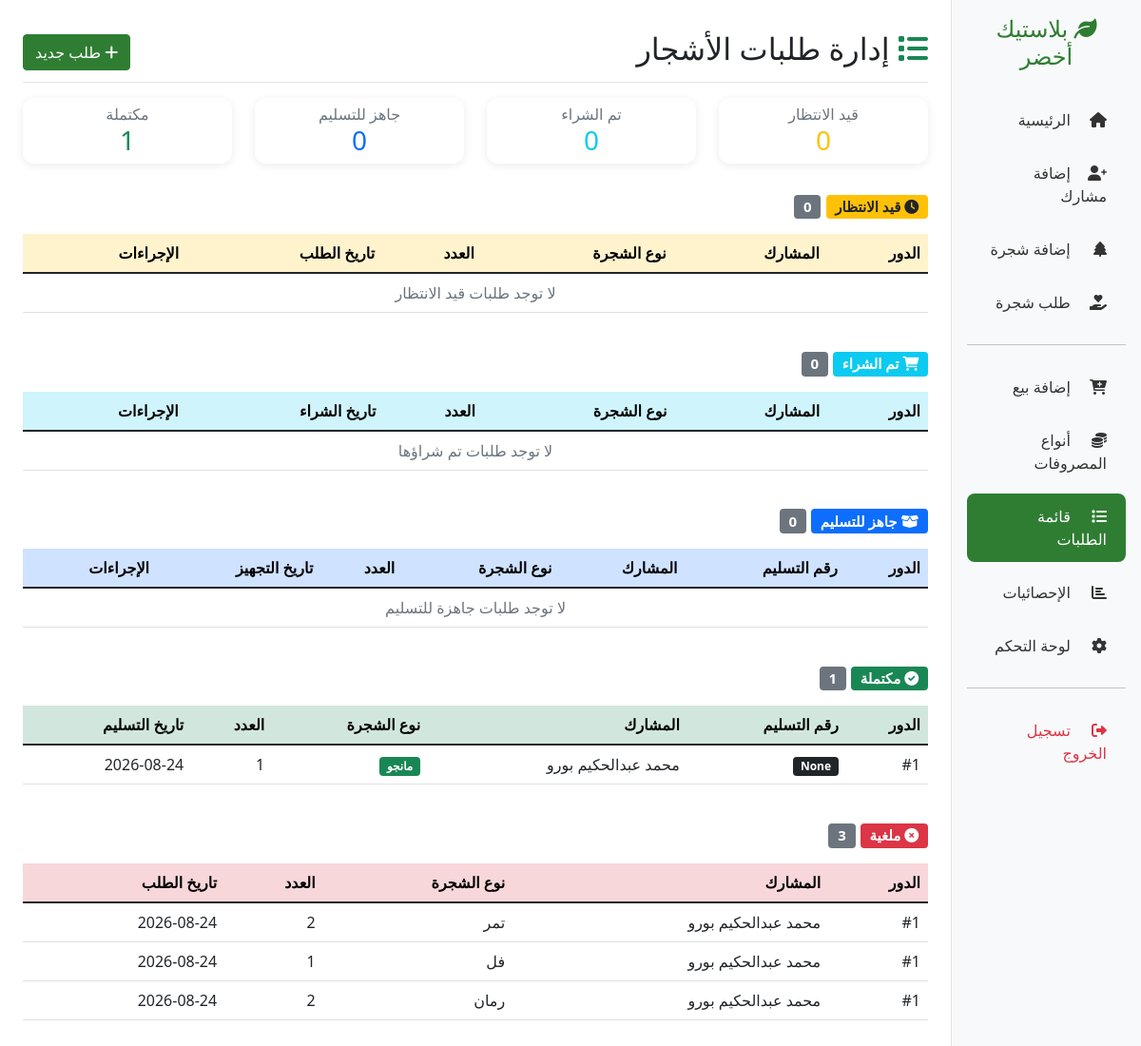
/requests/ (signed in), run on an earlier commit of the app's database.
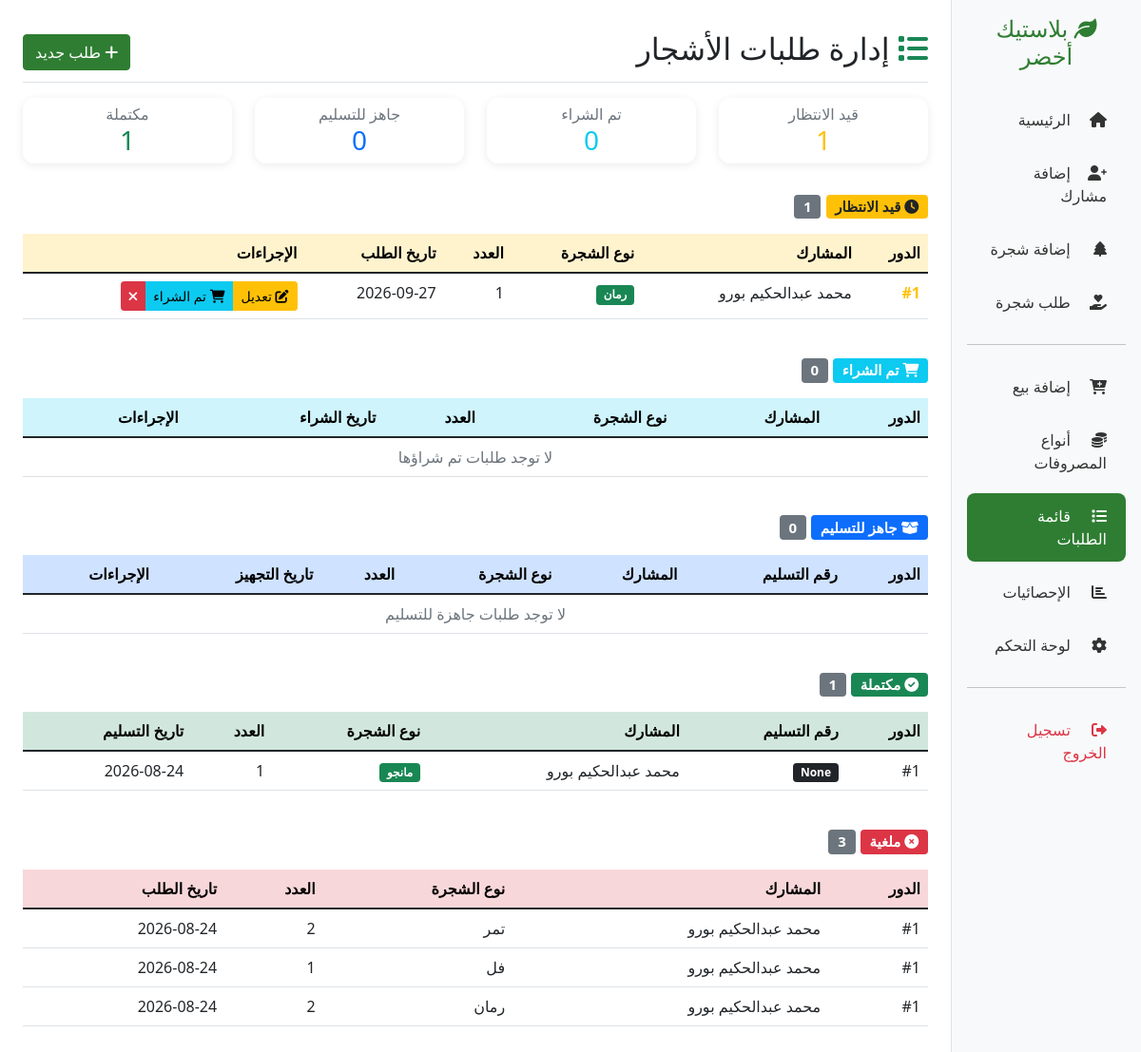
And on a later commit of the database.
### core/models.py (models this page shows, shortened)
class TreeRequest(models.Model):
    STATUS_CHOICES = [
        ('pending', 'قيد الانتظار'),           # الطلب مسجل، لم يتم الشراء بعد
        ('purchased', 'تم الشراء'),            # تم شراء الشجرة من المشتل
        ('ready', 'جاهز للتسليم'),             # جاهز، بانتظار حضور المشارك
        ('completed', 'مكتمل'),                # تم التسليم
        ('cancelled', 'ملغي'),
    ]
    participant = models.ForeignKey(
        Participant, on_delete=models.CASCADE, verbose_name="المشارك"
    )
    tree = models.ForeignKey(
        Tree, on_delete=models.CASCADE, verbose_name="نوع الشجرة"
    )
    quantity = models.PositiveIntegerField(
        validators=[MinValueValidator(1)], verbose_name="العدد"
    )
    request_date = models.DateTimeField(auto_now_add=True, verbose_name="تاريخ الطلب")
    status = models.CharField(
        max_length=20, choices=STATUS_CHOICES,
        default='pending', verbose_name="الحالة"
    )
    position = models.PositiveIntegerField(
        editable=False, null=True, blank=True, verbose_name="رقم الدور"
    )
    delivery_number = models.CharField(
        max_length=20, blank=True, null=True, unique=True,
        verbose_name="رقم التسليم"
    )
    notes = models.TextField(blank=True, null=True, verbose_name="ملاحظات")
    purchased_date = models.DateTimeField(null=True, blank=True, verbose_name="تاريخ الشراء")
    ready_date = models.DateTimeField(null=True, blank=True, verbose_name="تاريخ التجهيز")
    completed_date = models.DateTimeField(null=True, blank=True, verbose_name="تاريخ التسليم")
    class Meta:
        verbose_name = "طلب شجرة"
        verbose_name_plural = "طلبات الأشجار"
        ordering = ['position', 'request_date']

class Participant(models.Model):
    name = models.CharField(max_length=200, verbose_name="الاسم")
    phone = models.CharField(max_length=15, blank=True, null=True, verbose_name="رقم الموبايل")
    address = models.TextField(blank=True, null=True, verbose_name="العنوان")
    join_date = models.DateTimeField(auto_now_add=True, verbose_name="تاريخ الانضمام")
    is_active = models.BooleanField(default=True, verbose_name="نشط")
    class Meta:
        verbose_name = "مشارك"
        verbose_name_plural = "المشاركون"
        ordering = ['-join_date']

class Tree(models.Model):
    tree_type = models.CharField(
        max_length=50,
        verbose_name="نوع الشجرة",
        unique=True
    )
    description = models.TextField(blank=True, null=True, verbose_name="وصف")
    created_at = models.DateTimeField(auto_now_add=True)
    class Meta:
        verbose_name = "شجرة"
        verbose_name_plural = "الأشجار"
        ordering = ['tree_type']

### core/views.py (the view)
# urls.py: path('requests/', views.tree_requests_list, name='tree_requests_list'),
@login_required
def tree_requests_list(request):
    if not is_admin(request.user):
        messages.warning(request, 'ليس لديك صلاحية لعرض هذه الصفحة')
        return redirect('/')
    return render(request, 'core/tree_requests_list.html', {
        'pending_requests': TreeRequest.objects.filter(status='pending').order_by('position'),
        'purchased_requests': TreeRequest.objects.filter(status='purchased').order_by('position'),
        'ready_requests': TreeRequest.objects.filter(status='ready').order_by('position'),
        'completed_requests': TreeRequest.objects.filter(status='completed').order_by('-completed_date'),
        'cancelled_requests': TreeRequest.objects.filter(status='cancelled').order_by('-request_date'),
    })

### core/views.py (called while the page is built)
def is_admin(user):
    return user.is_superuser or user.is_staff

### core/templates/core/tree_requests_list.html (shortened to what the changed rows need)
{% extends 'core/base.html' %}
{% block content %}
<div class="d-flex justify-content-between flex-wrap flex-md-nowrap align-items-center pt-3 pb-2 mb-3 border-bottom">
    <h1 class="h2"><i class="fas fa-list text-success"></i> إدارة طلبات الأشجار</h1>
</div>
<div class="row mb-4">
    <div class="col-md-3 mb-2">
        <div class="card border-warning">
            <div class="card-body text-center py-2">
                <h6 class="text-muted mb-0">قيد الانتظار</h6>
                <h3 class="text-warning mb-0">{{ pending_requests.count }}</h3>
            </div>
        </div>
    </div>
</div>
<h5 class="mb-3">
    <span class="badge bg-warning text-dark"><i class="fas fa-clock"></i> قيد الانتظار</span>
    <span class="badge bg-secondary">{{ pending_requests.count }}</span>
</h5>
<div class="table-responsive mb-4">
    <table class="table table-hover">
        <thead class="table-warning">
            <tr>
                <th>الدور</th>
                <th>المشارك</th>
                <th>نوع الشجرة</th>
                <th>العدد</th>
                <th>تاريخ الطلب</th>
                <th>الإجراءات</th>
            </tr>
        </thead>
        <tbody>
            {% for req in pending_requests %}
            <tr>
                <td><strong class="text-warning">#{{ req.position }}</strong></td>
                <td>{{ req.participant.name }}</td>
                <td><span class="badge bg-success">{{ req.tree.tree_type }}</span></td>
                <td>{{ req.quantity }}</td>
                <td>{{ req.request_date|date:"Y-m-d" }}</td>
                <td>
                    <div class="btn-group btn-group-sm">
                        <a href="{% url 'core:edit_tree_request' req.pk %}" class="btn btn-warning" title="تعديل نوع الشجرة">
                            <i class="fas fa-edit"></i> تعديل
                        </a>
                        <a href="{% url 'core:mark_purchased' req.pk %}" class="btn btn-info" title="تم الشراء">
                            <i class="fas fa-shopping-cart"></i> تم الشراء
                        </a>
                        <a href="{% url 'core:cancel_request' req.pk %}" class="btn btn-danger" title="إلغاء" onclick="return confirm('هل أنت متأكد من الإلغاء؟')">
                            <i class="fas fa-times"></i>
                        </a>
                    </div>
                </td>
            </tr>
            {% empty %}
            <tr><td colspan="6" class="text-center text-muted">لا توجد طلبات قيد الانتظار</td></tr>
            {% endfor %}
        </tbody>
    </table>
</div>
<div class="table-responsive mb-4">
    <table class="table table-hover">
        <thead class="table-info">
            <tr>
                <th>الدور</th>
                <th>المشارك</th>
                <th>نوع الشجرة</th>
                <th>العدد</th>
                <th>تاريخ الشراء</th>
                <th>الإجراءات</th>
            </tr>
        </thead>
    </table>
</div>
<div class="table-responsive mb-4">
    <table class="table table-hover">
        <thead class="table-primary">
            <tr>
                <th>الدور</th>
                <th>رقم التسليم</th>
                <th>المشارك</th>
                <th>نوع الشجرة</th>
                <th>العدد</th>
                <th>تاريخ التجهيز</th>
                <th>الإجراءات</th>
            </tr>
        </thead>
    </table>
</div>
<div class="table-responsive mb-4">
    <table class="table table-hover">
        <thead class="table-success">
            <tr>
                <th>الدور</th>
                <th>رقم التسليم</th>
                <th>المشارك</th>
                <th>نوع الشجرة</th>
                <th>العدد</th>
                <th>تاريخ التسليم</th>
            </tr>
        </thead>
        <tbody>
            {% for req in completed_requests %}
            <tr>
                <td>#{{ req.position }}</td>
                <td><span class="badge bg-dark">{{ req.delivery_number }}</span></td>
                <td>{{ req.participant.name }}</td>
                <td><span class="badge bg-success">{{ req.tree.tree_type }}</span></td>
                <td>{{ req.quantity }}</td>
                <td>{{ req.completed_date|date:"Y-m-d" }}</td>
            </tr>
            {% empty %}
            <tr><td colspan="6" class="text-center text-muted">لا توجد طلبات مكتملة</td></tr>
            {% endfor %}
        </tbody>
    </table>
</div>
{% if cancelled_requests %}
<div class="table-responsive">
    <table class="table table-hover">
        <thead class="table-danger">
            <tr>
                <th>الدور</th>
                <th>المشارك</th>
                <th>نوع الشجرة</th>
                <th>العدد</th>
                <th>تاريخ الطلب</th>
            </tr>
        </thead>
        <tbody>
            {% for req in cancelled_requests %}
            <tr>
                <td>#{{ req.position }}</td>
                <td>{{ req.participant.name }}</td>
                <td>{{ req.tree.tree_type }}</td>
                <td>{{ req.quantity }}</td>
                <td>{{ req.request_date|date:"Y-m-d" }}</td>
            </tr>
            {% endfor %}
        </tbody>
    </table>
</div>
{% endif %}
{% endblock %}

What changed in the data, as far as the page shows it:
added TreeRequest: position "1", participant.name "محمد عبدالحكيم بورو", tree.tree_type "رمان", quantity "1", request_date "2026-09-27", shown under "قيد الانتظار1"
Also different on the page:
{{ pending_requests.count }}: "0" → "1"
text no longer shown: "لا توجد طلبات قيد الانتظار"
